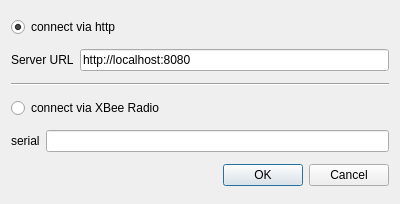
<?xml version="1.0" encoding="UTF-8"?>
<ui version="4.0">
 <class>ConnectDialog</class>
 <widget class="QDialog" name="ConnectDialog">
  <property name="windowModality">
   <enum>Qt::ApplicationModal</enum>
  </property>
  <property name="geometry">
   <rect>
    <x>0</x>
    <y>0</y>
    <width>400</width>
    <height>204</height>
   </rect>
  </property>
  <property name="windowTitle">
   <string>Connect</string>
  </property>
  <layout class="QVBoxLayout" name="verticalLayout">
   <item>
    <widget class="QRadioButton" name="connectHTTP">
     <property name="text">
      <string>connect via http</string>
     </property>
     <property name="checked">
      <bool>true</bool>
     </property>
    </widget>
   </item>
   <item>
    <layout class="QHBoxLayout" name="horizontalLayout">
     <item>
      <widget class="QLabel" name="label">
       <property name="text">
        <string>Server URL</string>
       </property>
      </widget>
     </item>
     <item>
      <widget class="QLineEdit" name="serverURL">
       <property name="toolTip">
        <string>enter the server URL</string>
       </property>
       <property name="statusTip">
        <string/>
       </property>
       <property name="text">
        <string>http://localhost:8080</string>
       </property>
      </widget>
     </item>
    </layout>
   </item>
   <item>
    <widget class="Line" name="line">
     <property name="orientation">
      <enum>Qt::Horizontal</enum>
     </property>
    </widget>
   </item>
   <item>
    <widget class="QRadioButton" name="connectXBee">
     <property name="text">
      <string>connect via XBee Radio</string>
     </property>
    </widget>
   </item>
   <item>
    <layout class="QHBoxLayout" name="horizontalLayout_2">
     <item>
      <widget class="QLabel" name="label_2">
       <property name="text">
        <string>serial</string>
       </property>
      </widget>
     </item>
     <item>
      <widget class="QLineEdit" name="xbeeSerial">
       <property name="toolTip">
        <string>enter XBee serial number</string>
       </property>
       <property name="statusTip">
        <string/>
       </property>
      </widget>
     </item>
    </layout>
   </item>
   <item>
    <widget class="QDialogButtonBox" name="buttonBox">
     <property name="orientation">
      <enum>Qt::Horizontal</enum>
     </property>
     <property name="standardButtons">
      <set>QDialogButtonBox::Cancel|QDialogButtonBox::Ok</set>
     </property>
    </widget>
   </item>
  </layout>
 </widget>
 <resources/>
 <connections>
  <connection>
   <sender>buttonBox</sender>
   <signal>accepted()</signal>
   <receiver>ConnectDialog</receiver>
   <slot>accept()</slot>
   <hints>
    <hint type="sourcelabel">
     <x>248</x>
     <y>254</y>
    </hint>
    <hint type="destinationlabel">
     <x>157</x>
     <y>274</y>
    </hint>
   </hints>
  </connection>
  <connection>
   <sender>buttonBox</sender>
   <signal>rejected()</signal>
   <receiver>ConnectDialog</receiver>
   <slot>reject()</slot>
   <hints>
    <hint type="sourcelabel">
     <x>316</x>
     <y>260</y>
    </hint>
    <hint type="destinationlabel">
     <x>286</x>
     <y>274</y>
    </hint>
   </hints>
  </connection>
 </connections>
</ui>
